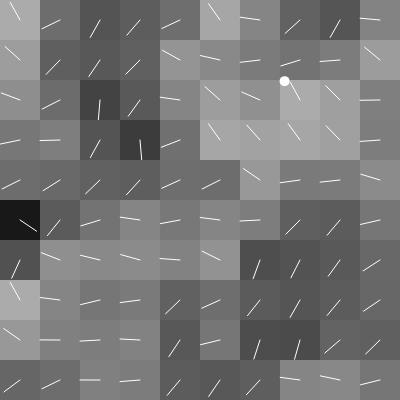
Frame 1 (no input)
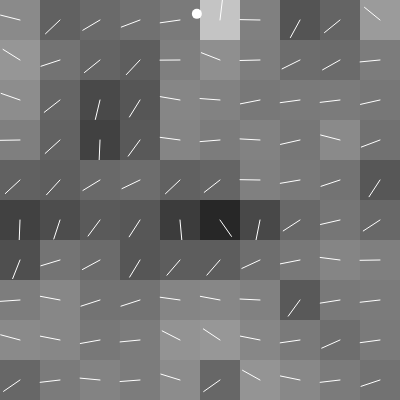
Frame 60 (no input)
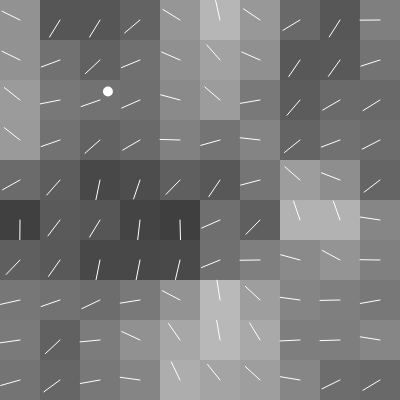
Frame 120 (the mouse pressed at the canvas centre since frame 60)

The p5.js sketch that drew these frames (run headless with seeded random() and noise() and a simulated clock; from frame 60 on, the mouse is pressed at the canvas centre):

// p5.js sketch
// ── sketch.js
const cellSize = 40;
const flowField = [];
const flowParticles = [];

function setup() {
  createCanvas(400, 400);
  // create flow field
  for (let y = 0; y < height; y += cellSize) {
    for (let x = 0; x < width; x += cellSize) {
      // make object and push into flowField array
      flowField.push(new FlowCell(x, y));
    }
  }
  flowParticles.push(new FlowParticle(random(width), random(height)));
}

function draw() {
  background(220);
  // loop through our flow field array...
  for (let i = 0; i < flowField.length; i++) {
    let fc = flowField[i];
    fc.update();
    fc.draw();
    for (let k = 0; k < flowParticles.length; k++) {
      let fp = flowParticles[k];
      if (
        fp.x >= fc.x &&
        fp.x <= fc.x + cellSize &&
        fp.y >= fc.y &&
        fp.y <= fp.y + cellSize
      ) {
        fp.addToForceVector(fc.directionVector);
      }
    }
  }
  // loop through the particles...
  for (let j = 0; j < flowParticles.length; j++) {
    flowParticles[j].update();
    flowParticles[j].draw();
  }
}

// ── flow-cell.js
// flow field cell object
class FlowCell {
  constructor(x, y) {
    this.x = x;
    this.y = y;
    this.noiseChange = 0.01;
    this.noiseValue = 0;
    this.directionVector = createVector(x + cellSize / 2, y + cellSize / 2);
    this.vectorAngle = 0;
  }

  // just so we can see it
  draw() {
    fill(255 * this.noiseValue);
    noStroke();
    square(this.x, this.y, cellSize);
    push();
    translate(this.x + cellSize / 2, this.y + cellSize / 2);
    stroke(255);
    line(0, 0, this.directionVector.x, this.directionVector.y);
    pop();
  }

  // we will update the object here!
  update() {
    this.noiseValue = noise(this.x * 0.01, this.y * 0.01, this.noiseChange);
    this.noiseChange += 0.01;
    this.vectorAngle = this.noiseValue * TWO_PI;
    this.directionVector.setHeading(this.vectorAngle);
    this.directionVector.limit(cellSize / 2);
  }
}

// ── flow-particle.js
class FlowParticle {
  constructor(x, y) {
    this.x = x;
    this.y = y;
    this.moveVector = createVector(x, y);
    this.forceVector = createVector(0, 0);
    this.limit = 2;
  }

  draw() {
    fill("white");
    circle(this.moveVector.x, this.moveVector.y, 10);
  }

  update() {
    this.moveVector.add(this.forceVector);
    // this.v.add(createVector(random(-10, 10), random(-10, 10)));
    if (this.moveVector.x > width) {
      this.moveVector.x = 0;
    }
    if (this.moveVector.y > height) {
      this.moveVector.y = 0;
    }
    if (this.moveVector.x < 0) {
      this.moveVector.x = width;
    }
    if (this.moveVector.y < 0) {
      this.moveVector.y = height;
    }
  }

  addToForceVector(v) {
    this.forceVector.add(v);
    this.forceVector.limit(this.limit);
  }
}
